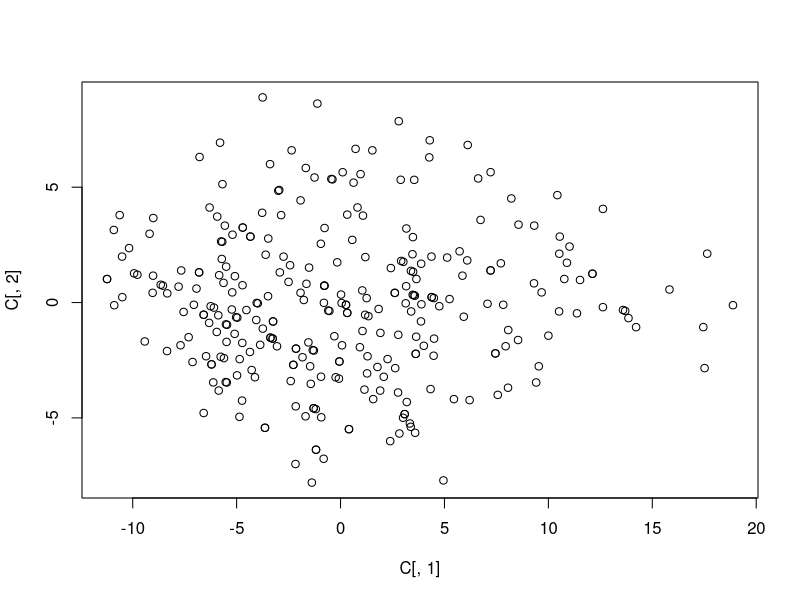
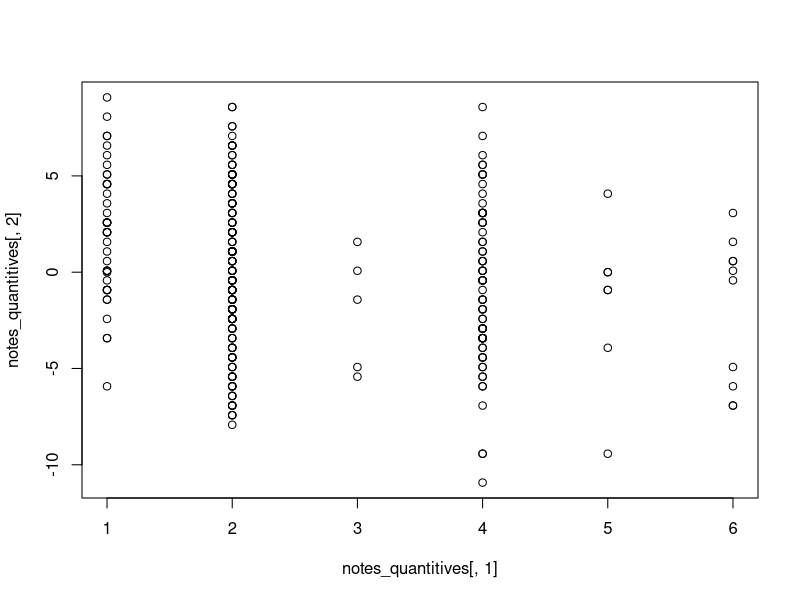
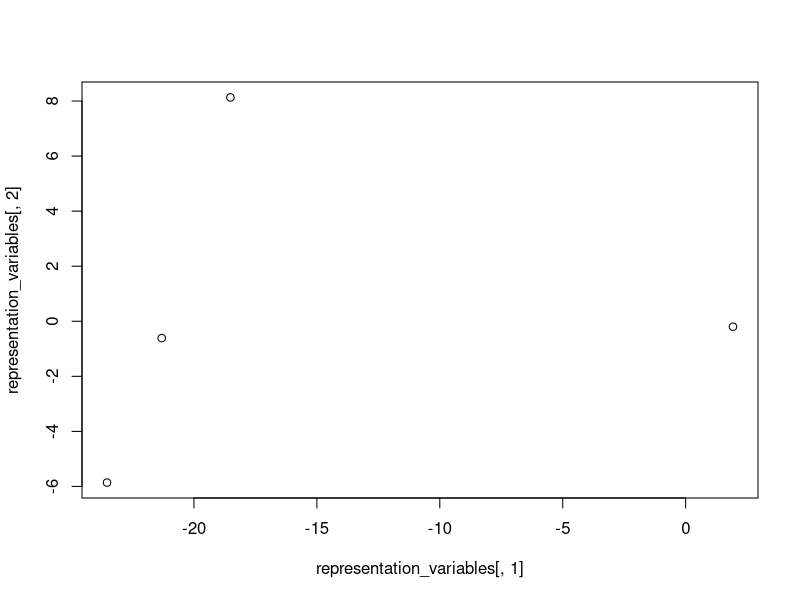
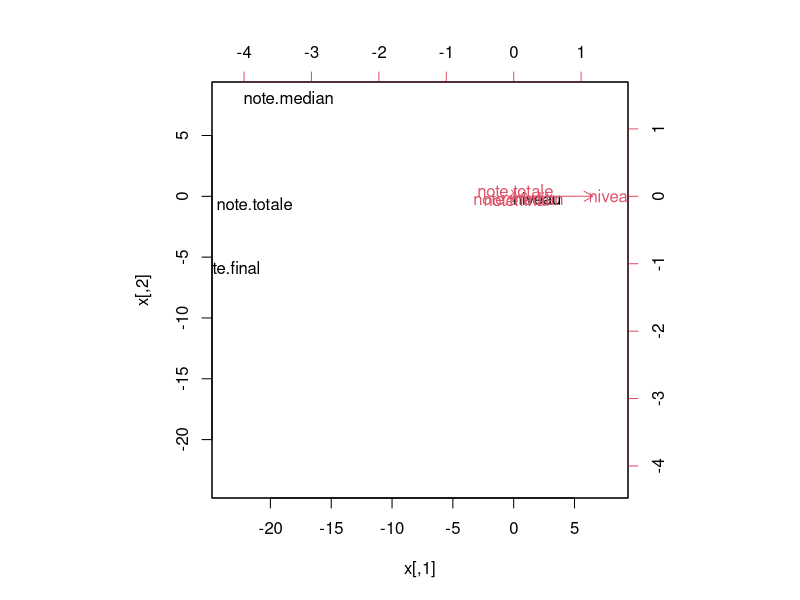
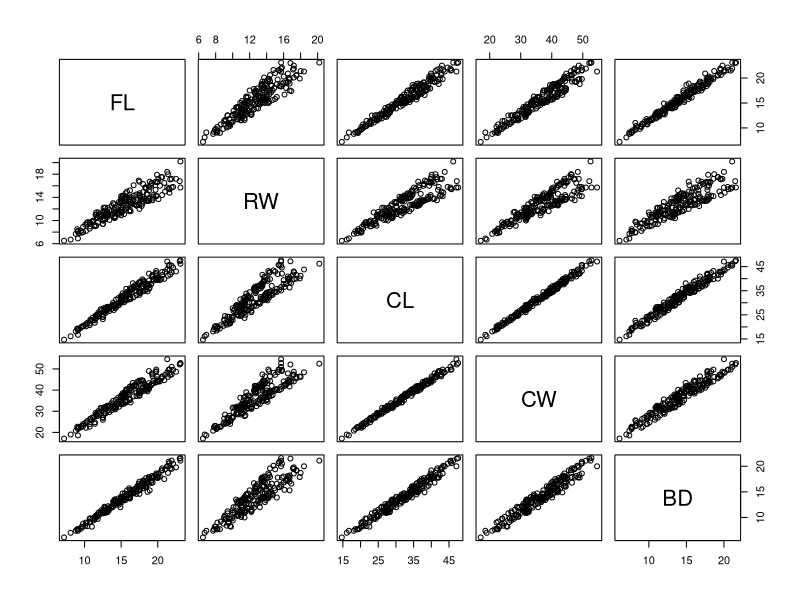
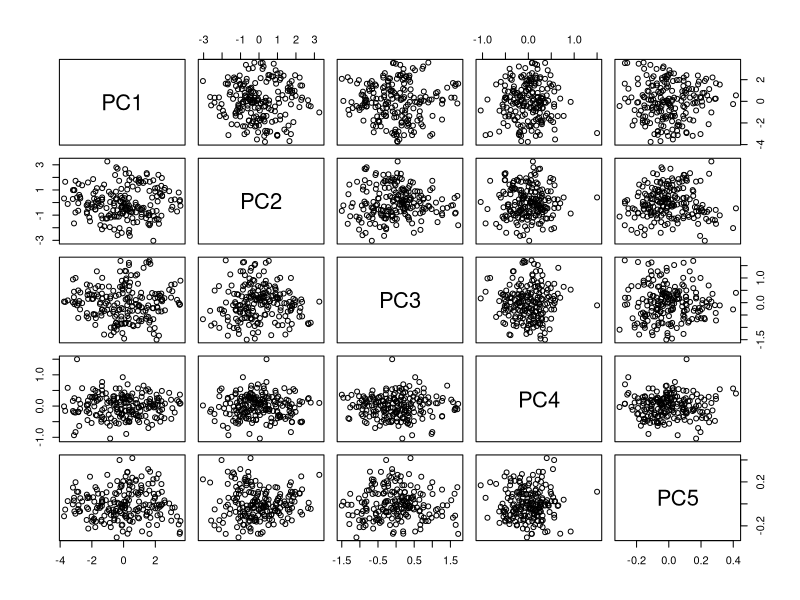
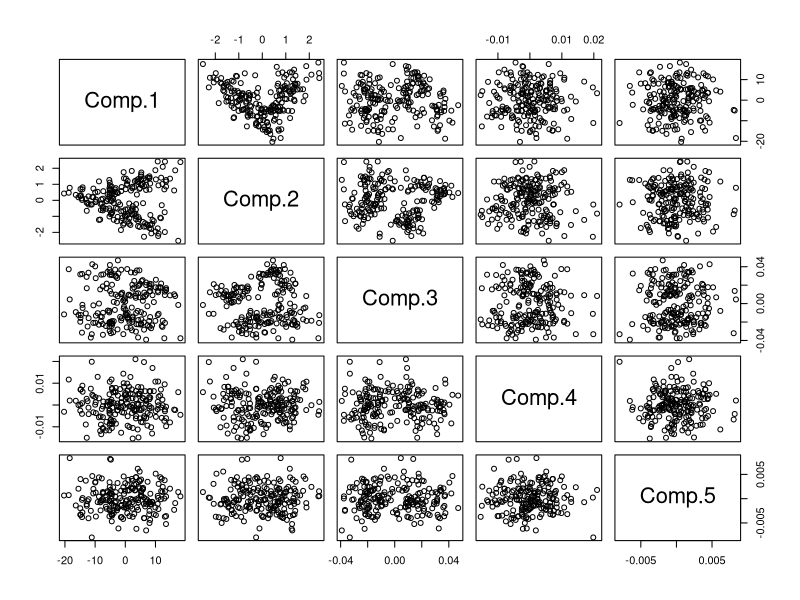
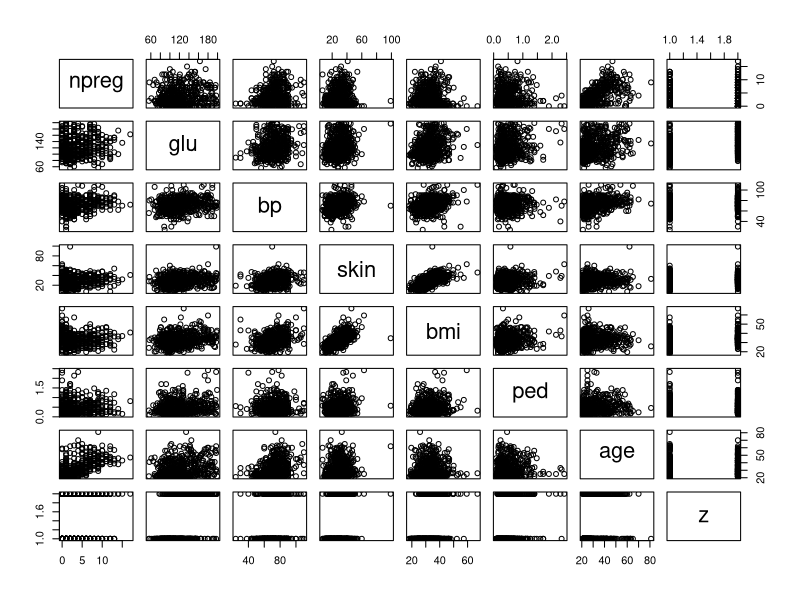

R code for these plots, in order: (Note: this script raises an error after producing the figures.)
#notes <- read.table("donnees/notes.txt", header=T)
notes = read.csv("donnees/sy02-p2016.csv",header = TRUE)
summary(notes)
moy.median <- aggregate(note.median~correcteur.median, data=notes, FUN=mean)
names(moy.median) <- c("correcteur","moy.median")
std.median <- aggregate(note.median~correcteur.median, data=notes, FUN=sd)
names(std.median) <- c("correcteur","std.median")
median <- merge(moy.median, std.median)
moy.final <- aggregate(note.final~correcteur.final, data=notes, FUN=mean)
names(moy.final) <- c("correcteur","moy.final")
std.final <- aggregate(note.final~correcteur.final, data=notes, FUN=sd)
names(std.final) <- c("correcteur","std.final")
final <- merge(moy.final, std.final)
correcteurs <- merge(median, final, all=T)

corr.acp <- correcteurs[-c(2,8),]

#ACP avec R
notes_quantitives <- notes[,c(3,6,8,10)]
sum(is.na(notes_quantitives$niveau))
notes_quantitives[is.na(notes_quantitives$note.median),"note.median"] <- mean(notes_quantitives$note.median[-which(is.na(notes_quantitives$note.median))])
sum(is.na(notes_quantitives$note.median))
notes_quantitives$note.median <- notes_quantitives$note.median-mean(notes_quantitives$note.median)
notes_quantitives[is.na(notes_quantitives$note.final),"note.final"] <- mean(notes_quantitives$note.final[-which(is.na(notes_quantitives$note.final))])
sum(is.na(notes_quantitives$note.final))
notes_quantitives$note.final <- notes_quantitives$note.final-mean(notes_quantitives$note.final)
notes_quantitives[is.na(notes_quantitives$note.totale),"note.totale"] <- mean(notes_quantitives$note.totale[-which(is.na(notes_quantitives$note.totale))])
sum(is.na(notes_quantitives$note.totale))
notes_quantitives$note.totale <- notes_quantitives$note.totale-mean(notes_quantitives$note.totale)
cov_notes <- cov(notes_quantitives,notes_quantitives)

eigen_decomposition <- eigen(cov_notes)
valeurs_p <- eigen_decomposition$values
vecteur_p <- eigen_decomposition$vectors
C <- as.matrix(notes_quantitives)%*%vecteur_p

I1 <- valeurs_p[1]/sum(valeurs_p)
I2 <- valeurs_p[2]/sum(valeurs_p)
I3 <- valeurs_p[3]/sum(valeurs_p)
I4 <- valeurs_p[4]/sum(valeurs_p)

E1 <- valeurs_p[1]/sum(valeurs_p)
E2 <- sum(valeurs_p[c(1,2)])/sum(valeurs_p)
E3 <- sum(valeurs_p[c(1:3)])/sum(valeurs_p)
E4 <- sum(valeurs_p[c(1:4)])/sum(valeurs_p)

plot(C[,1],C[,2])

plot(notes_quantitives[,1],notes_quantitives[,2])

representation_variables <- cov(notes_quantitives,C)
plot(representation_variables[,1],representation_variables[,2])
biplot(representation_variables[,c(1,2)],representation_variables[,c(3,4)])

X1 <- C[,1]%*%t(vecteur_p[,1])
X2 <- C[,c(1,2)]%*%t(vecteur_p[,c(1,2)])
X3 <- C[,c(1,2,3)]%*%t(vecteur_p[,c(1,2,3)])
X4 <- C%*%t(vecteur_p)

prcomp(notes_quantitives,scale=T)
princomp(notes_quantitives)



library(MASS)
data(crabs)
crabsquant <- crabs[,4:8]
summary(crabsquant)
plot(crabsquant)
crabsquant[,1] <- crabsquant[,1]/(crabsquant[,2]+crabsquant[,1])
crabsquant[,3] <- crabsquant[,3]/(crabsquant[,4]+crabsquant[,3])
crabsquant[,5] <- crabsquant[,5]/(crabsquant[,1]+crabsquant[,2]+crabsquant[,3]+crabsquant[,4])
#crabsquant <- crabsquant[,-2]
#crabsquant <- crabsquant[,-4]
#cor??????????????????,cov???????????????
crab_cor <- cor(crabsquant,method = "pearson")
cor.test(crabsquant[,1],crabsquant[,2])
cor.test(crabsquant[,3],crabsquant[,4])
t.test(crabsquant[,3],crabsquant[,4])

crab_prcomp <- prcomp(crabsquant,scale=T)
crab_princomp <- princomp(crabsquant)
plot(as.data.frame(crab_prcomp$x))
plot(as.data.frame(crab_princomp$scores))


#Pima
Pima <- read.csv("donnees/Pima.csv", header=T)
Pima_z <- Pima$z
summary(Pima)
plot(Pima[,])
a <- list((1:nlevels(Pima$z))[Pima$z],"red")
class(a) <- c("my_class",class(a))
class(a)
"my_class"<- function(x,i) x[[i]]
biplot(Pima[,1],Pima[,2],col=a)



#
mut <- read.csv("donnees/mutations2.csv", header=T, row.names=1)
mut <- as.dist(mut, diag=T, upper=T)
repe <- cmdscale(mut,k=2,eig=TRUE)
repe$points
repe$eig
plot(repe$points)
text(repe$points,labels = row.names(mut))
plot(Shepard(mut,repe$points))
abline(0,1)
